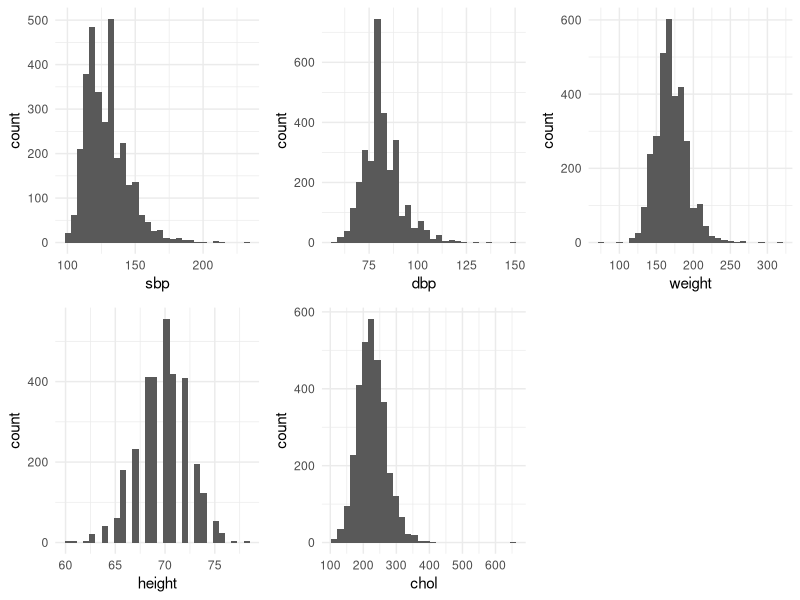
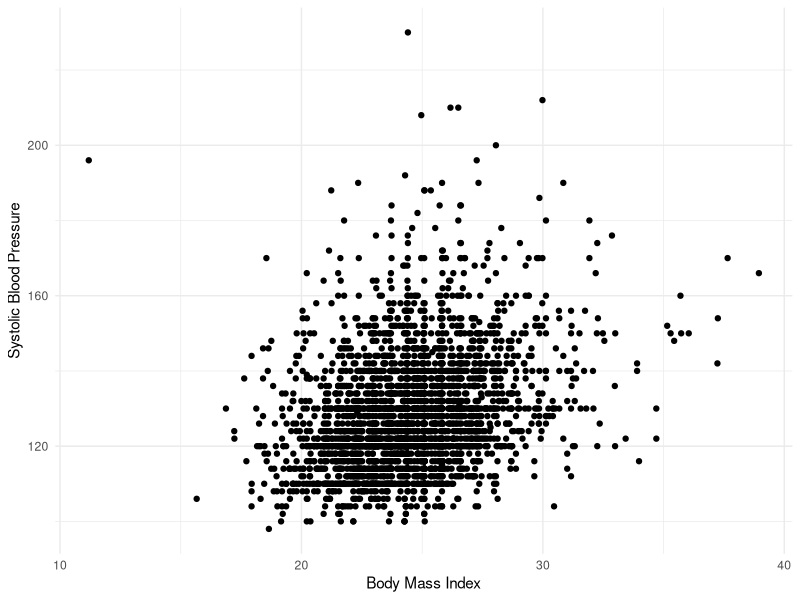
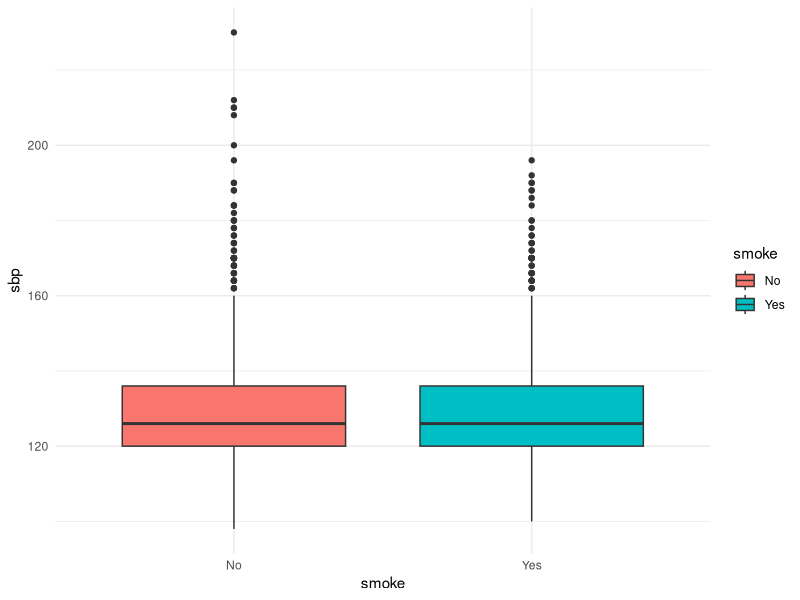

These figures' R source, in order: (Note: this script raises an error after producing the figures.)
library(tidyverse)
library(tibble)
library(readr)
library(skimr)
library(gridExtra)


setwd("\\\\wsl.localhost/Ubuntu/home/flemm0/school_stuff/USC_Fall_2023/PM592")

## Question 1

# 1a
a <- qnorm(p=0.01, mean=0, sd=1)

# 1b
b <- 2*pnorm(q=1.96, lower.tail=F)

# 1c
c <- qchisq(p=0.95, df=7)

# 1d
d <- pchisq(q=10, df=12)

# 1e
e <- abs(qt(p=.15/2, df=16))

# 1f
f <- pf(q=1.9, df1=7, df2=30)

ans <- tibble(
  "1a" = a, "1b" = b, "1c" = c, "1d" = d, "1e" = e, "1f" = f
)
ans


## Question 2

wcgs_raw <- readr::read_csv("./data/wcgs.csv")

# 2a
str(wcgs_raw)

names(wcgs_raw)

dim(wcgs_raw)


# 2b
wcgs <- wcgs_raw %>%
  mutate(weight_cat = cut(weight, breaks=c(-Inf, 140, 170, 201, Inf), labels=c("<140", "140-170", "170-200", ">200"), include.lowest=F, right=F))

wcgs %>%
  count(weight_cat) %>%
  mutate(pct = n / sum(n))
  
# 2c
wcgs <- wcgs %>%
  mutate(age_cat = cut(age, breaks=c(35, 41, 46, 51, 56, 60), labels=c("35-40", "41-45", "46-50", "51-55", "56-60"), right=F))

wcgs %>%
  count(weight_cat) %>%
  mutate(pct = n / sum(n))

# 2d
# bmi = (weight (lb) / [height (in)]^2) * 703
wcgs <- wcgs %>%
  mutate(bmi = (weight / height**2) * 703)

skim(wcgs$bmi)

# 2e
p1 <- ggplot(wcgs, aes(sbp)) + geom_histogram() + theme_minimal()
p2 <- ggplot(wcgs, aes(dbp)) + geom_histogram() + theme_minimal()
p3 <- ggplot(wcgs, aes(weight)) + geom_histogram() + theme_minimal()
p4 <- ggplot(wcgs, aes(height)) + geom_histogram() + theme_minimal()
p5 <- ggplot(wcgs, aes(chol)) + geom_histogram() + theme_minimal()
grid.arrange(p1, p2, p3, p4, p5, nrow=2)

# 2f
wcgs <- wcgs %>%
  mutate(sbp_log = log(sbp))

wcgs %>%
  select(sbp_log) %>%
  skim()

# 2g
wcgs %>%
  ggplot(aes(x=bmi, y=sbp)) +
  geom_point() +
  labs(x="Body Mass Index", y="Systolic Blood Pressure") +
  theme_minimal()

# 2h
sum(wcgs$ncigs)

# 2i
wcgs %>%
  count(dibpat, smoke) %>%
  group_by(dibpat) %>%
  mutate(dibpat_count = sum(n)) %>%
  mutate(dibpat_smoke_pct = n / dibpat_count)


## Question 3

# 3a
# since population std deviation is not given, calculate t-statistic
q = (mean(wcgs$sbp) - 125) / (sd(wcgs$sbp) / sqrt(length(wcgs$sbp)))
2*pt(q=q, df=length(wcgs$sbp)-1, lower.tail=F)

# 3b
wcgs %>%
  ggplot(aes(x=smoke, y=sbp, fill=smoke)) + 
  geom_boxplot() +
  theme_minimal()

# 3c 
# parametric statistical test: t-test
var.test(sbp ~ as.factor(smoke), data=wcgs) # p < 0.05 reject null
t.test(sbp ~ as.factor(smoke), var.equal=F, data=wcgs)


# 3d
wilcox.test(sbp ~ as.factor(smoke), data=wcgs)


# 3e
describeBy(wcgs$sbp, group=wcgs$smoke, mat=T)

# CI of mean for t-distribution: mean +/- t * se
# t = critical t-value based on desired confidence level
# standard error: sample stdev / df

calculate_ci <- function(x, lower=TRUE) {
  t_crit = qt(1 - 0.05/2, df=length(x)-1) # use `pt()` function to get critical t-value for 95% CI
  se = sd(x) / (length(x) - 1)
  if (lower) {
    return(mean(x) - t_crit*se)
  } else {
    return(mean(x) + t_crit*se)
  }
}

bind_rows(
  wcgs %>%
    group_by(smoke) %>%
    summarise(
      Mean=mean(sbp),
      SD=sd(sbp),
      ci_lower=calculate_ci(sbp, lower=TRUE),
      ci_higher=calculate_ci(sbp, lower=FALSE)
    ) %>% 
    as.data.frame(),
  wcgs %>%
    summarise(
      smoke="combined",
      Mean=mean(sbp),
      SD=sd(sbp),
      ci_lower=calculate_ci(sbp, lower=TRUE),
      ci_higher=calculate_ci(sbp, lower=FALSE)
    )
  
)


